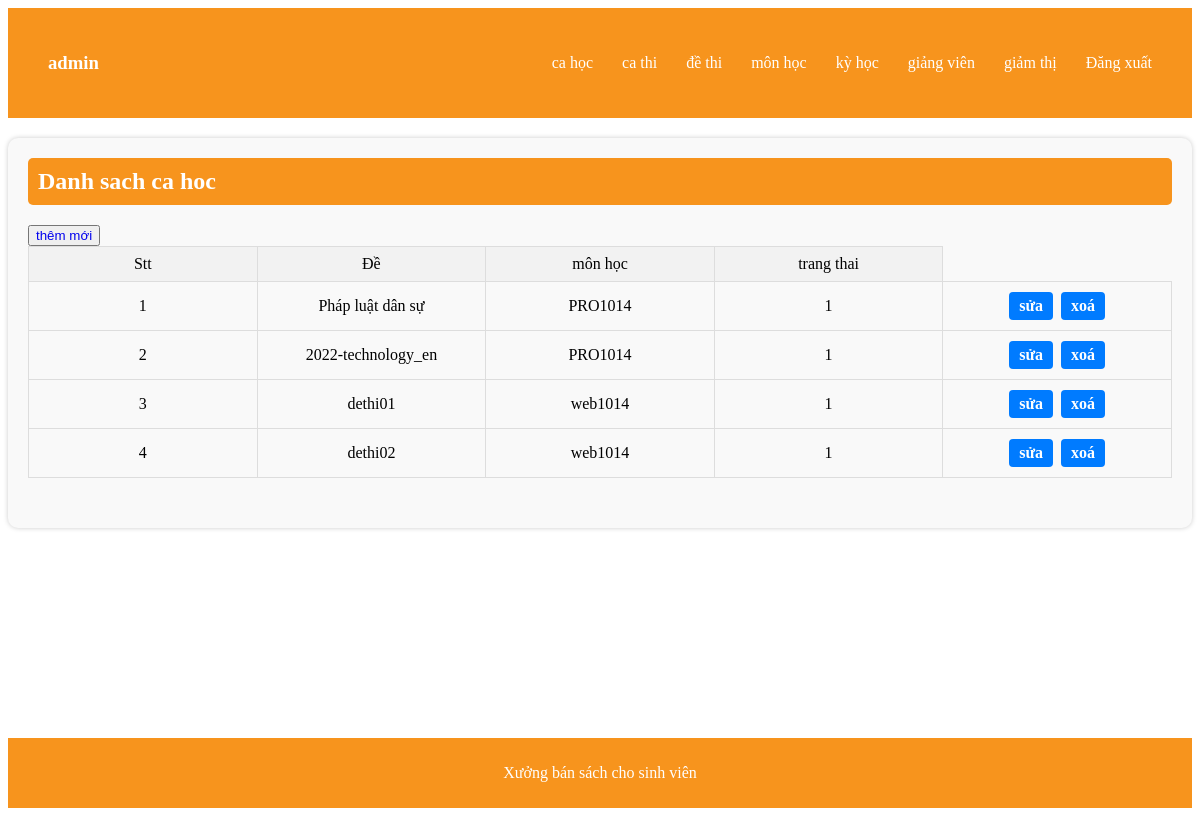
The app's page /index.php?act=de_thi (signed in) with its own data.
### tables this page shows
CREATE TABLE `de_thi` (
  `id_de_thi` int(11) NOT NULL,
  `de_thi` varchar(255) NOT NULL,
  `id_mon_hoc` int(11) NOT NULL,
  `trang_thai` int(11) NOT NULL DEFAULT 1
);

CREATE TABLE `mon_hoc` (
  `id_mon_hoc` int(11) NOT NULL,
  `ten_mon_hoc` varchar(255) NOT NULL,
  `trang_thai` int(11) NOT NULL DEFAULT 1
);

### config/PDO.php (called while the page is built, shortened)
<?php
function connect()
{
    $servername = "localhost";
    $username = "root";
    $password = "";
    try {
        $conn = new  PDO("mysql:host=$servername;dbname=xuong2", $username, $password);
        $conn->setAttribute(PDO::ATTR_ERRMODE, PDO::ERRMODE_EXCEPTION);
    } catch (PDOException $e) {
    }
    return $conn;
}
function getData($query, $params = [], $getAll = true)
{
    $conn = connect();
    $stmt = $conn->prepare($query);
    $stmt->execute($params);
    if ($getAll) {
        return $stmt->fetchAll();
    }
    return $stmt->fetch();
}

### modles/de_thi.php (called while the page is built, shortened)
<?php
function showde()
{
    $sql = "SELECT de_thi.id_de_thi,de_thi.de_thi,de_thi.trang_thai,mon_hoc.ten_mon_hoc FROM `de_thi` join mon_hoc ON de_thi.id_mon_hoc=mon_hoc.id_mon_hoc WHERE 1";
    return getData($sql);
}

### views/de_thi/admin/index.php (the view)
<main class="sach">
    <div class="ttSach-admin">
        <h1>Danh sach ca hoc</h1>
        <button><a href="index.php?act=de_thi&nt=add">thêm mới</a></button>
        <table>
            <tr class="line">
                <td>Stt</td>
                <td>Đề</td>
                <td>môn học</td>
                <td>trang thai</td>
            </tr>
            <?php if ($vl != []) {
                foreach ($vl as $key => $vc) { ?>
            <tr>
                <td><?php echo $key + 1 ?></td>
                <td><?php echo pathinfo($vc['de_thi'], PATHINFO_FILENAME); ?></td>
                <td><?php echo $vc['ten_mon_hoc'] ?></td>
                <td><?php echo $vc['trang_thai'] ?></td>
                <td>
                    <a href="index.php?act=de_thi&nt=fix&id=<?php echo $vc['id_de_thi'] ?>">sửa</a>
                    <a href="index.php?act=de_thi&nt=delete&id=<?php echo $vc['id_de_thi'] ?>">xoá</a>
                </td>
            </tr>
            <?php }
            } ?>
        </table>
    </div>
</main>

### assets/css/style.css (style rules this page uses)
a { text-decoration: none; }
table { width: 100%; border-collapse: collapse; }
tr.line { background-color: #f2f2f2; }
td { padding: 8px; text-align: center; border: 1px solid #ddd; }
main.sach { max-width: 1200px; margin: 20px auto; padding: 20px; background-color: #f9f9f9; border-radius: 10px; box-shadow: 0px 0px 5px #ccc; }
main.sach h1 { font-size: 24px; margin: 0 0 20px; padding: 10px; background-color: #f7941d; color: white; border-radius: 5px; }
.ttSach-admin { margin-bottom: 30px; }
.ttSach-admin table { width: 100%; table-layout: fixed; border-collapse: collapse; }
.ttSach-admin .line { background-color: #f2f2f2; }
.ttSach-admin td { padding: 8px; text-align: center; border: 1px solid #ddd; }
.ttSach-admin td a { display: inline-block; margin: 2px; padding: 5px 10px; text-decoration: none; background-color: #007bff; color: white; border-radius: 4px; font-weight: bold; }

### records on screen
de_thi: de_thi "Pháp luật dân sự", id_mon_hoc.ten_mon_hoc "PRO1014", trang_thai "1"
de_thi: de_thi "2022-technology_en", id_mon_hoc.ten_mon_hoc "PRO1014", trang_thai "1"
de_thi: de_thi "dethi01", id_mon_hoc.ten_mon_hoc "web1014", trang_thai "1"
de_thi: de_thi "dethi02", id_mon_hoc.ten_mon_hoc "web1014", trang_thai "1"
